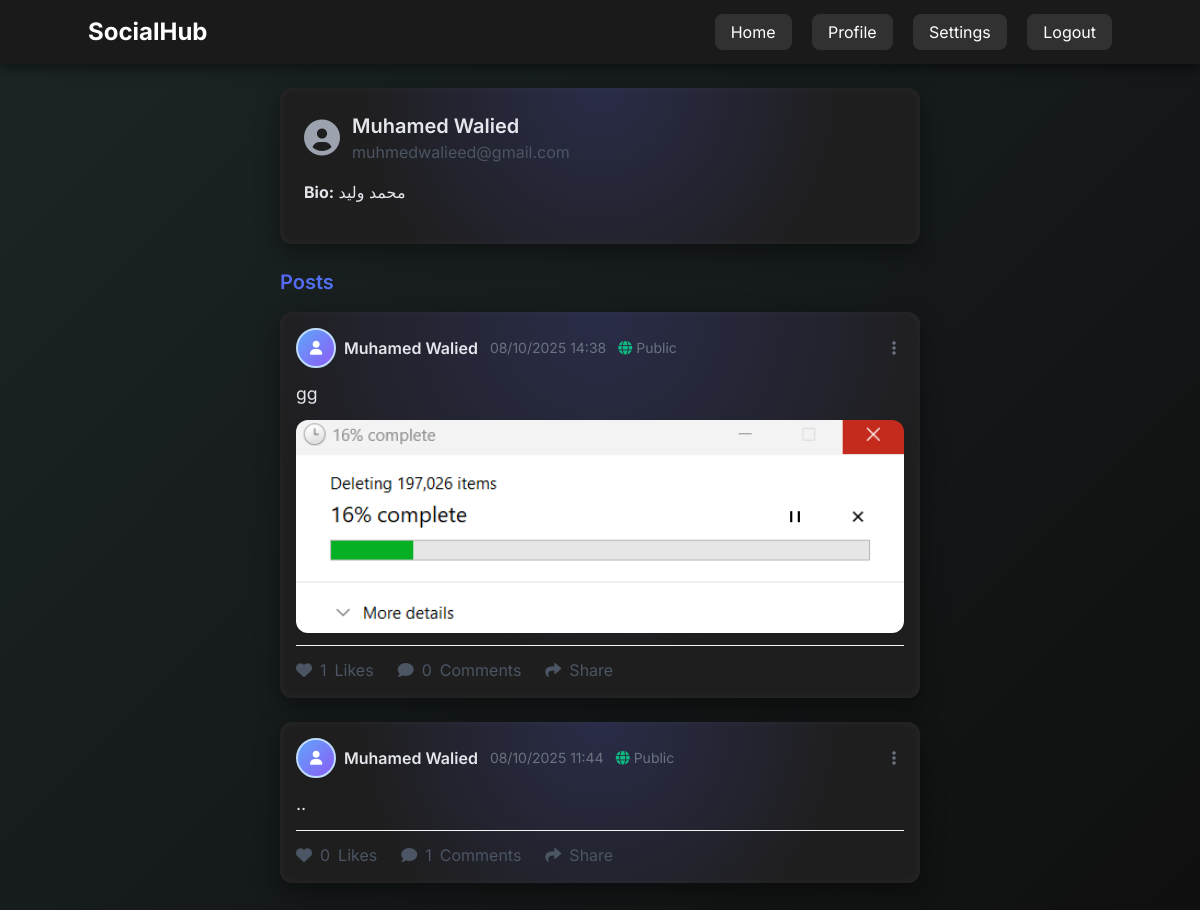
/profile/muhamed-walied-2/ (signed in), run on the app's committed database.
### core/models.py (models this page shows, shortened)
class User(AbstractBaseUser, PermissionsMixin):
    id = models.AutoField(primary_key=True)
    f_name = models.CharField(max_length=255, null=False)
    l_name = models.CharField(max_length=255, null=False)
    email = models.EmailField(unique=True, null=False)
    is_verified = models.BooleanField(default=False)
    is_active = models.BooleanField(default=True)
    is_staff = models.BooleanField(default=False)
    created_at = models.DateTimeField(default=timezone.now)
    objects = UserManager()
    USERNAME_FIELD = 'email'
    REQUIRED_FIELDS = ['f_name', 'l_name']

class Profile(models.Model):
    user = models.OneToOneField(User, on_delete=models.CASCADE)
    bio = models.CharField(max_length=100, blank=True)
    avatar = models.CharField(max_length=255, blank=True)
    created_at = models.DateTimeField(auto_now_add=True)
    updated_at = models.DateTimeField(auto_now=True)
    slug = models.SlugField(max_length=255, null=True, blank=True)

class Post(models.Model):
    PRIVACY_CHOICES = (
        ('public', 'Public'),
        ('private', 'Private'),
    )
    id = models.AutoField(primary_key=True)
    body = models.TextField(null=False)
    image = models.ImageField(upload_to='post_images/', blank=True, null=True)
    privacy = models.CharField(max_length=20, choices=PRIVACY_CHOICES, default='public')
    user = models.ForeignKey(User, on_delete=models.CASCADE)
    status = models.CharField(max_length=255, blank=True)
    created_at = models.DateTimeField(default=timezone.now)
    updated_at = models.DateTimeField(auto_now=True)

### core/views.py (the view, shortened to what this page needs)
# urls.py: path('profile/<slug:slug>/', views.profile_view, name='profile'),
@login_required
def profile_view(request, slug=None):
    if slug is None:
        user = request.user
        is_owner = True
    else:
        profile = get_object_or_404(Profile, slug=slug)
        user = profile.user
        is_owner = (user == request.user)
    profile = user.profile
    if not is_owner:
        setting = Setting.objects.filter(user=user).first()
        profile_visibility = setting.profile_visibility if setting else 'public'
        is_private = (profile_visibility == 'private')
    else:
        is_private = False
    if is_owner or not is_private:
        posts = Post.objects.filter(user=user).order_by('-created_at')
    else:
        posts = []
    context = {
        'user': user,
        'profile': profile,
        'posts': posts,
        'is_owner': is_owner,
        'is_private': is_private,
    }
    return render(request, 'core/profile.html', context)

### core/templates/core/profile.html (shortened to what this page needs)
{% load static %}
{% load widget_tweaks %}
<!DOCTYPE html>
<html lang="en" dir="ltr">
<head>
    {% load static %}
    <link href="https://cdn.jsdelivr.net/npm/tailwindcss@2.2.19/dist/tailwind.min.css" rel="stylesheet" />
    <link href="https://cdnjs.cloudflare.com/ajax/libs/font-awesome/6.0.0-beta3/css/all.min.css" rel="stylesheet" />
    <link rel="stylesheet" href="{% static 'css/profile.css' %}">
</head>
<body class="min-h-screen">
    <nav class="navbar p-4 shadow-lg">
        <div class="container mx-auto flex justify-between items-center">
            <a href="{% url 'home' %}" class="text-white text-2xl font-bold">SocialHub</a>
            <div class="space-x-4">
                <a href="{% url 'home' %}" class="nav-link text-white hover:text-gray-200 transition">Home</a>
                <a href="{% url 'current_profile'%}" class="nav-link text-white hover:text-gray-200 transition">Profile</a>
                <a href="{% url 'settings' %}" class="nav-link text-white hover:text-gray-200 transition">Settings</a>
                {% if request.user.is_authenticated %}
                    <a href="{% url 'logout' %}" class="nav-link text-white hover:text-gray-200 transition">Logout</a>
                {% else %}
                    <a href="{% url 'login' %}" class="nav-link text-white hover:text-gray-200 transition">Login</a>
                {% endif %}
            </div>
        </div>
    </nav>
    <div class="container mx-auto px-4 py-6 max-w-2xl content-wrapper">
        <div class="card p-6 mb-6">
            <div class="flex items-center mb-4">
                {% if profile.avatar %}
                    <img src="{{ profile.avatar.url }}" alt="Profile picture" class="avatar mr-3" />
                {% else %}
                    <i class="fas fa-user-circle text-gray-400 mr-3 text-4xl"></i>
                {% endif %}
                <div>
                    <h2 class="text-xl font-semibold text-gray-800 username-link">{{ user.f_name }} {{ user.l_name }}</h2>
                    <p class="text-gray-600">{{ user.email }}</p>
                </div>
            </div>
            <div id="bioDisplay" class="mb-4">
                <p ><strong>Bio:</strong> <span id="bioText">{{ profile.bio|default:"No bio available" }}</span></p>
            </div>
        </div>
        {% if not is_private or is_owner %}
            <h3 class="text-xl font-semibold mb-4 gradient-text">Posts</h3>
            {% if posts %}
                {% for post in posts %}
                    <div class="post-card card p-4 mb-6" data-post-id="{{ post.id }}">
                        <div class="meta flex items-center mb-3 justify-between">
                            <div class="flex items-center">
                                <a href="{% if post.user == request.user %}{% url 'current_profile' %}{% else %}{% url 'profile' post.user.profile.slug %}{% endif %}" class="flex items-center">
                                    {% if post.user.profile.avatar %}
                                        <img src="{{ post.user.profile.avatar.url }}" alt="Avatar" class="avatar mr-2" style="width: 40px; height: 40px;" />
                                    {% else %}
                                        <div class="w-10 h-10 rounded-full bg-gradient-to-br from-blue-400 to-purple-500 flex items-center justify-center border-2 border-blue-200 flex-shrink-0 mr-2">
                                            <i class="fas fa-user text-white text-sm"></i>
                                        </div>
                                    {% endif %}
                                    <span class="username-link">{{ post.user.f_name }} {{ post.user.l_name }}</span>
                                </a>
                                <div class="ml-3 flex items-center space-x-3 text-gray-500 text-sm">
                                    <span>{{ post.created_at|date:"m/d/Y H:i" }}</span>
                                    <span class="privacy-indicator">
                                        {% if post.privacy == 'public' %}
                                            <i class="fas fa-globe text-green-500 mr-1"></i>Public
                                        {% else %}
                                            <i class="fas fa-lock text-orange-500 mr-1"></i>Private
                                        {% endif %}
                                    </span>
                                </div>
                            </div>
                            {% if user.is_authenticated and post.user == user %}
                                <div class="relative inline-block text-left">
                                    <button class="options-btn text-gray-500 hover:text-gray-700" data-post-id="{{ post.id }}">
                                        <i class="fas fa-ellipsis-v"></i>
                                    </button>
                                </div>
                            {% endif %}
                        </div>
                        <div class="post-body text-gray-800 mb-3">{{ post.body }}</div>
                        {% if post.image %}
                            <img src="{{ post.image.url }}" alt="Post image" class="post-image w-full mb-3 rounded-lg shadow-sm" />
                        {% endif %}
                        <div class="flex items-center space-x-6 pt-3 border-t border-gray-100">
                            {% if user.is_authenticated %}
                                <button class="like-btn flex items-center space-x-2 text-gray-600 hover:text-red-500 transition-colors {% if post.is_liked %}liked text-red-500{% endif %}" data-post-id="{{ post.id }}">
                                    <i class="fas fa-heart"></i>
                                    <span class="like-count">{{ post.postreact_set.count }}</span>
                                    <span>Likes</span>
                                </button>
                                <button class="comment-btn flex items-center space-x-2 text-gray-600 hover:text-blue-500 transition-colors" data-post-id="{{ post.id }}">
                                    <i class="fas fa-comment"></i>
                                    <span class="comment-count">{{ post.comment_set.count }}</span>
                                    <span>Comments</span>
                                </button>
                                <button class="share-btn flex items-center space-x-2 text-gray-600 hover:text-green-500 transition-colors" data-post-id="{{ post.id }}">
                                    <i class="fas fa-share"></i>
                                    <span>Share</span>
                                </button>
                            {% endif %}
                        </div>
                    </div>
                {% endfor %}
            {% endif %}
        {% endif %}
    </div>
</body>
</html>

### static/css/profile.css (style rules this page uses)
body { background: linear-gradient(135deg, #1c2526 0%, #0f0f0f 100%); color: #e4e6eb; font-family: 'Inter', -apple-system, BlinkMacSystemFont, sans-serif; margin: 0; overflow-x: hidden; min-height: 100vh; }
.navbar { background: #1a1a1a; box-shadow: 0 4px 12px rgba(0, 0, 0, 0.5); position: sticky; top: 0; z-index: 20; }
.navbar a { transition: color 0.3s ease; }
.nav-link { background: rgba(255, 255, 255, 0.1); padding: 0.5rem 1rem; border-radius: 8px; transition: background 0.3s ease, transform 0.2s ease; }
.content-wrapper { position: relative; z-index: 10; }
.card { background: #1e1e1e; border-radius: 12px; box-shadow: 0 8px 24px rgba(0, 0, 0, 0.4), inset 0 0 10px rgba(255, 255, 255, 0.05); position: relative; overflow: hidden; }
.card::before { content: ''; position: absolute; top: 0; left: 0; width: 100%; height: 100%; background: radial-gradient(circle at 50% 0%, rgba(88, 101, 242, 0.2), transparent 70%); pointer-events: none; z-index: 0; }
.card > * { position: relative; z-index: 1; }
.username-link { color: #e4e6eb; font-weight: 600; transition: color 0.3s ease; }
.gradient-text { background: linear-gradient(45deg, #5865f2, #00ddeb); -webkit-background-clip: text; background-clip: text; color: transparent; }
.post-card { animation: fadeInUp 0.6s ease-out forwards; }
.post-body { color: #e4e6eb; font-size: 1.1rem; line-height: 1.6; }
.post-image { border-radius: 12px; max-height: 400px; object-fit: cover; }
.like-btn, .comment-btn, .share-btn { transition: color 0.3s ease, background 0.3s ease; }
.options-btn { background: none; border: none; padding: 0.5rem; cursor: pointer; }

### data on the page
User: f_name "Muhamed", l_name "Walied", email "muhmedwalieed@gmail.com"
Profile: bio "محمد وليد"
Post: user.f_name "Muhamed", user.l_name "Walied", created_at "08/10/2025 14:38", privacy "public" (drawn), body "gg", image (picture), postreact_set.count "1", comment_set.count "0"
Post: user.f_name "Muhamed", user.l_name "Walied", created_at "08/10/2025 11:44", privacy "public" (drawn), body "..", postreact_set.count "0", comment_set.count "1"
